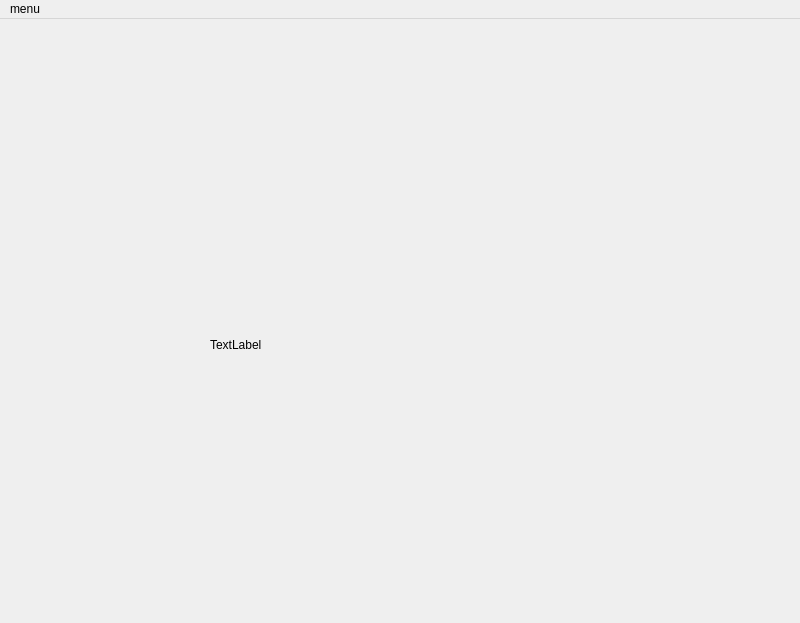
<?xml version="1.0" encoding="UTF-8"?>
<ui version="4.0">
 <class>MainWindow</class>
 <widget class="QMainWindow" name="MainWindow">
  <property name="geometry">
   <rect>
    <x>0</x>
    <y>0</y>
    <width>800</width>
    <height>623</height>
   </rect>
  </property>
  <property name="windowTitle">
   <string>MainWindow</string>
  </property>
  <property name="styleSheet">
   <string notr="true"/>
  </property>
  <widget class="QWidget" name="centralWidget">
   <widget class="QLabel" name="label">
    <property name="geometry">
     <rect>
      <x>210</x>
      <y>320</y>
      <width>54</width>
      <height>12</height>
     </rect>
    </property>
    <property name="text">
     <string>TextLabel</string>
    </property>
   </widget>
  </widget>
  <widget class="QMenuBar" name="menuBar">
   <property name="geometry">
    <rect>
     <x>0</x>
     <y>0</y>
     <width>800</width>
     <height>23</height>
    </rect>
   </property>
   <widget class="QMenu" name="menu">
    <property name="title">
     <string>menu</string>
    </property>
    <addaction name="actionstart"/>
   </widget>
   <addaction name="menu"/>
  </widget>
  <action name="actionstart">
   <property name="text">
    <string>start</string>
   </property>
  </action>
 </widget>
 <layoutdefault spacing="6" margin="11"/>
 <resources/>
 <connections/>
</ui>
